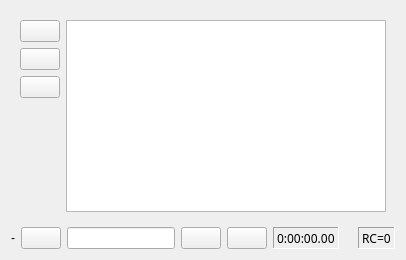
      <widget class="QWidget" name="wLow" native="true">
       <layout class="QVBoxLayout" name="verticalLayout_6">
        <item>
         <widget class="QWidget" name="widget" native="true">
          <layout class="QGridLayout" name="gridLayout_12">
           <item row="1" column="1">
            <widget class="QPlainTextEdit" name="txtBuildOutput">
             <property name="font">
              <font>
               <family>Consolas</family>
               <pointsize>9</pointsize>
              </font>
             </property>
             <property name="readOnly">
              <bool>true</bool>
             </property>
            </widget>
           </item>
           <item row="1" column="0">
            <layout class="QVBoxLayout" name="verticalLayout_2">
             <item>
              <widget class="QPushButton" name="btnCopyOutput">
               <property name="text">
                <string/>
               </property>
               <property name="icon">
                <iconset>
                 <normaloff>../pix/16x16/Clipboard Copy.png</normaloff>../pix/16x16/Clipboard Copy.png</iconset>
               </property>
              </widget>
             </item>
             <item>
              <widget class="QPushButton" name="btnClearOutput">
               <property name="text">
                <string/>
               </property>
               <property name="icon">
                <iconset>
                 <normaloff>../pix/16x16/Trash.png</normaloff>../pix/16x16/Trash.png</iconset>
               </property>
              </widget>
             </item>
             <item>
              <widget class="QPushButton" name="btnShowDoc">
               <property name="text">
                <string/>
               </property>
               <property name="icon">
                <iconset>
                 <normaloff>../pix/16x16/Light.png</normaloff>../pix/16x16/Light.png</iconset>
               </property>
              </widget>
             </item>
             <item>
              <spacer name="verticalSpacer_2">
               <property name="orientation">
                <enum>Qt::Vertical</enum>
               </property>
               <property name="sizeHint" stdset="0">
                <size>
                 <width>20</width>
                 <height>40</height>
                </size>
               </property>
              </spacer>
             </item>
            </layout>
           </item>
          </layout>
         </widget>
        </item>
        <item>
         <layout class="QGridLayout" name="gridLayout_11">
          <item row="0" column="0">
           <widget class="QLabel" name="lblRunEXE">
            <property name="text">
             <string>-</string>
            </property>
           </widget>
          </item>
          <item row="0" column="2">
           <widget class="QLineEdit" name="txtParamsEXE"/>
          </item>
          <item row="0" column="6">
           <widget class="QLabel" name="lblLEDBuild">
            <property name="text">
             <string/>
            </property>
            <property name="pixmap">
             <pixmap>../pix/led_green.png</pixmap>
            </property>
           </widget>
          </item>
          <item row="0" column="4">
           <widget class="QPushButton" name="btnBreakEXE">
            <property name="text">
             <string/>
            </property>
            <property name="icon">
             <iconset>
              <normaloff>../pix/16x16/Player Stop.png</normaloff>../pix/16x16/Player Stop.png</iconset>
            </property>
           </widget>
          </item>
          <item row="0" column="5">
           <widget class="QLabel" name="lblTimeBuild">
            <property name="font">
             <font>
              <family>Courier 10 Pitch</family>
             </font>
            </property>
            <property name="frameShape">
             <enum>QFrame::Panel</enum>
            </property>
            <property name="frameShadow">
             <enum>QFrame::Sunken</enum>
            </property>
            <property name="text">
             <string>0:00:00.00</string>
            </property>
           </widget>
          </item>
          <item row="0" column="7">
           <widget class="QLabel" name="lblRCBuild">
            <property name="font">
             <font>
              <family>Courier 10 Pitch</family>
             </font>
            </property>
            <property name="frameShape">
             <enum>QFrame::Panel</enum>
            </property>
            <property name="frameShadow">
             <enum>QFrame::Sunken</enum>
            </property>
            <property name="text">
             <string>RC=0</string>
            </property>
           </widget>
          </item>
          <item row="0" column="3">
           <widget class="QPushButton" name="btnRunEXE">
            <property name="text">
             <string/>
            </property>
            <property name="icon">
             <iconset>
              <normaloff>../pix/16x16/Player Play.png</normaloff>../pix/16x16/Player Play.png</iconset>
            </property>
           </widget>
          </item>
          <item row="0" column="1">
           <widget class="QPushButton" name="btnOpenFolder">
            <property name="text">
             <string/>
            </property>
            <property name="icon">
             <iconset>
              <normaloff>../pix/16x16/Folder2.png</normaloff>../pix/16x16/Folder2.png</iconset>
            </property>
           </widget>
          </item>
         </layout>
        </item>
       </layout>
      </widget>
